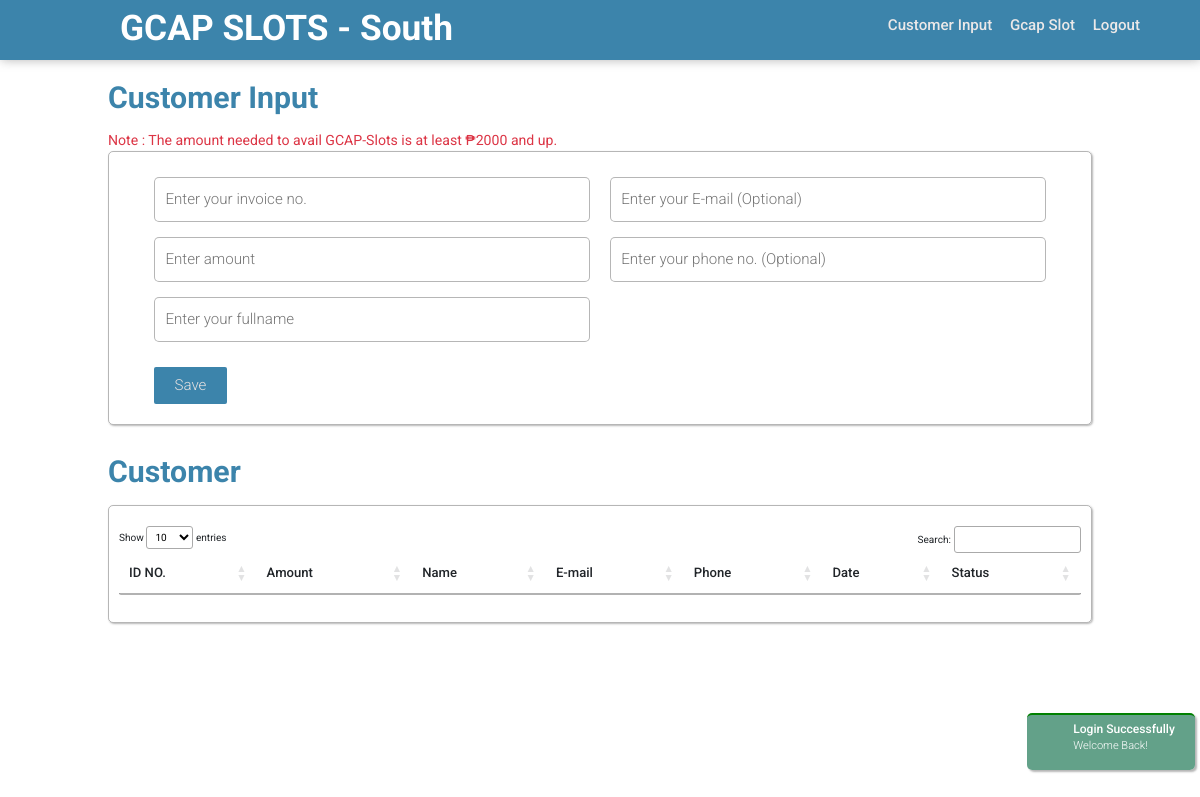
/customer_input.php (signed in), run on an earlier commit of the app's database.
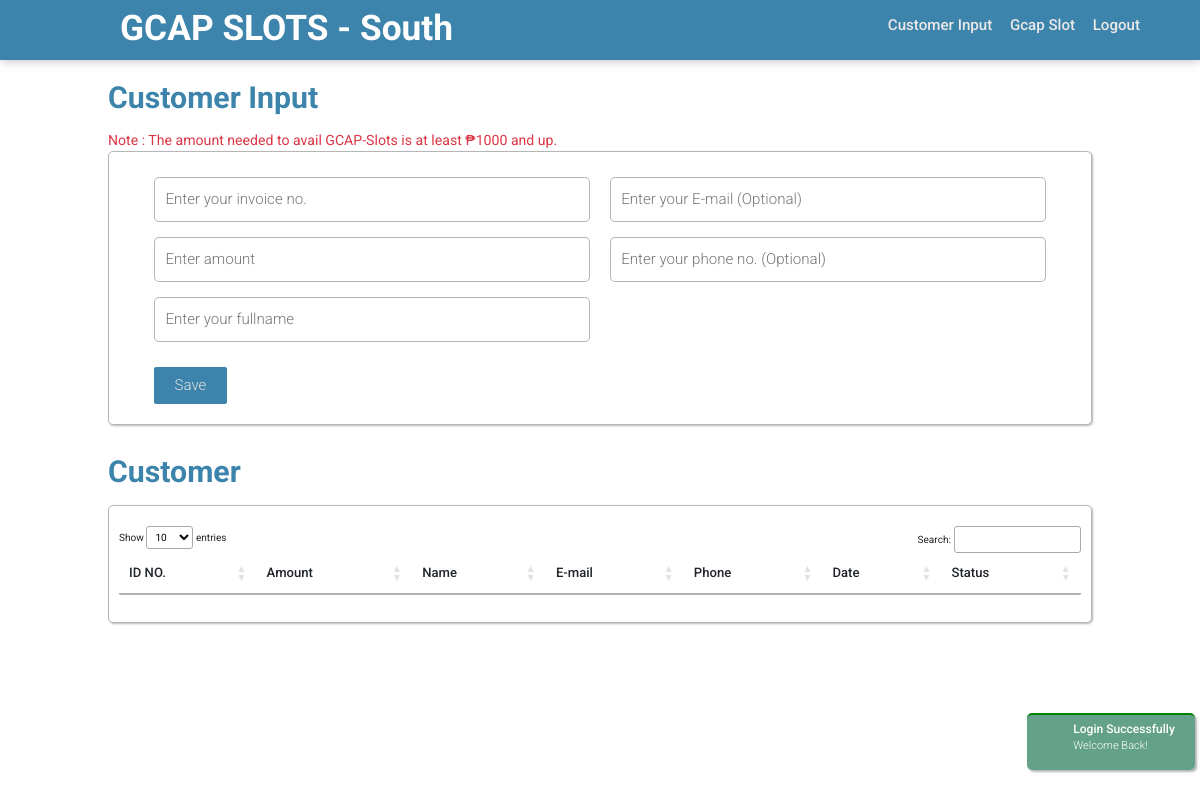
And on a later commit of the database.
### tables this page shows
CREATE TABLE `entries` (
  `id` int(11) NOT NULL AUTO_INCREMENT,
  `amount` float(10,2) NOT NULL,
  `status` varchar(50) NOT NULL,
  `date_created` datetime NOT NULL DEFAULT current_timestamp(),
  PRIMARY KEY (`id`)
);

### customer_input.php (the view, shortened to what this page needs)
<!DOCTYPE html>
<html lang="en">
<head>
    <link rel="stylesheet" href="style1.css">
    <link rel="stylesheet" href="bootstrap/css/bootstrap.min.css">
    <link rel="stylesheet" href="css/datatable.css">
    <link rel="stylesheet" href="fontawesome/all.min.css">
</head>
<body>
<?php include('nav-bar.php'); ?>
<div class="customer-content">
    <h2>Customer Input</h2>
    <?php
        include('connect.php');
        $sql = "SELECT * FROM entries WHERE status = 'Active' ORDER BY id DESC LIMIT 1";
        $stmt = $conn->prepare($sql);
        $stmt->execute();
        $fetch = $stmt->fetch(PDO::FETCH_ASSOC);
        if($stmt->rowCount() > 0)
        {
        ?>
            <span class="text-danger" style="font-size: 1.4rem;">Note : The amount needed to avail GCAP-Slots is at least ₱<?php echo $fetch['amount']; ?> and up.</span>
        <?php
        }else{
        ?>
            <span class="text-danger" style="font-size: 1.4rem;">No Amount / Entry Found</span>
        <?php
        }
        ?>
    <div class="container-box">
        <form action="check_invoice.php" method = "POST">
            <div class="input-content">
                <div class="left-input">
                    <input type="text" autofocus name = "invoice" value ="<?php echo isset($_POST['invoice']) ? $_POST['invoice'] : ''; ?>" placeholder = "Enter your invoice no." onkeyup = "checkInvoice(this.value)" required>
                    <input type="text" id="amount" name = "amount"  placeholder = "Enter amount"  required>
                    <input type="text" name = "fullname" placeholder ="Enter your fullname" required>
                </div>
                <div class="right-input">
                    <input type="text" name = "email" placeholder= "Enter your E-mail (Optional)">
                    <input type="text" name = "phone" maxlength = "11" placeholder = "Enter your phone no. (Optional)" id="phone">
                </div>
            </div>
             <button id = "submit-btn" type = "submit" onclick="return confirm('Are you sure, You want to add this customer?')" name ="save">Save</button>
        </form>
    </div>
    <div class="customer-table">
        <h2>Customer</h2>
        <div class="table-container">
            <table class = "table table-borderless table-striped" id="mydatatable">
                <thead>
                    <tr>
                        <th>ID NO.</th>
                        <th>Amount</th>
                        <th>Name</th>
                        <th>E-mail</th>
                        <th>Phone</th>
                        <th>Date</th>
                        <th>Status</th>
                    </tr>
                </thead>
            </table>
        </div>
    </div>
</div>
        <?php
            if(isset($_SESSION['user-success'])){
                ?>
                    <div id="success-message" class="alert-msg">
                        <div class="icon">
                            <i class="fa-solid fa-circle-check"></i>
                        </div>
                        <div class="msg">
                            <span>Login Successfully</span>
                            <p><?php echo $_SESSION['user-success']; ?></p>
                        </div>
                    </div>
            <?php }
        ?>
</body>
</html>

What changed in the data, as far as the page shows it:
removed entries: amount "2000"
now on this page (row edited): entries: amount "1000"
